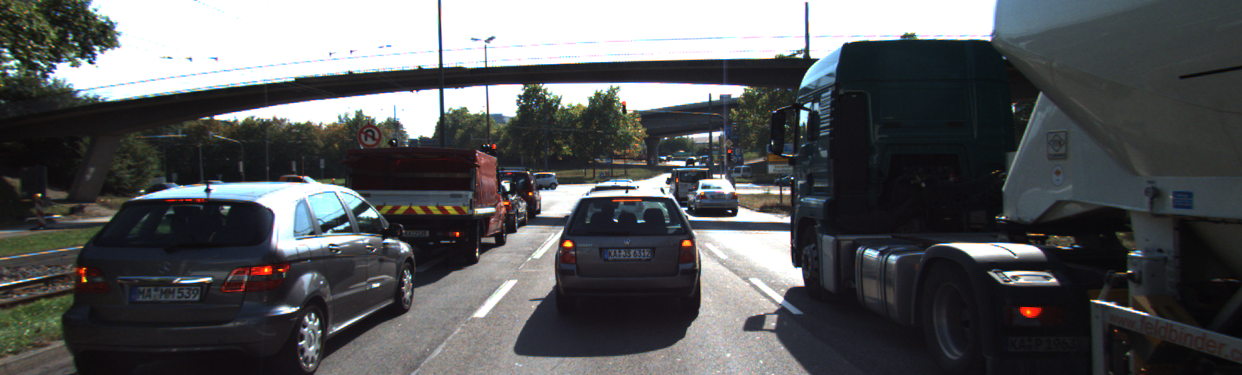
//> input picture udacity/SFND_Camera/Lesson 4 - Tracking Image Features/Intensity Gradient and Filtering/gradient_filtering/images/img1.png, 1242 x 375 px
$ ./gradient_sobel   (built with g++ and OpenCV 4)
//> lines starting //> are read from the running program, lines starting //| are printed output that depends on the picture
#include <iostream>
#include <numeric>
#include <opencv2/core.hpp>
#include <opencv2/highgui.hpp>
#include <opencv2/imgproc.hpp>

using namespace std;

void gradientSobel()
{
    // Based on the image gradients in both x and y, compute an image
    // which contains the gradient magnitude according to the equation at the
    // beginning of this leesson (refer to the equations for gradient direction and magnitude)
    // for every pixel position. Also, apply different
    // levels of Gaussian blurring before applying the Sobel operator and compare the results.

  	// Step 1 - load image from file
    cv::Mat img;
    img = cv::imread("images/img1.png");
//> img is the input picture: 375 rows x 1242 cols, CV_8UC3; mean B, G, R 90.7, 89.1, 87.5

    //  Step 2 - convert image to grayscale
    cv::Mat imgGray;
    cv::cvtColor(img, imgGray, cv::COLOR_BGR2GRAY);
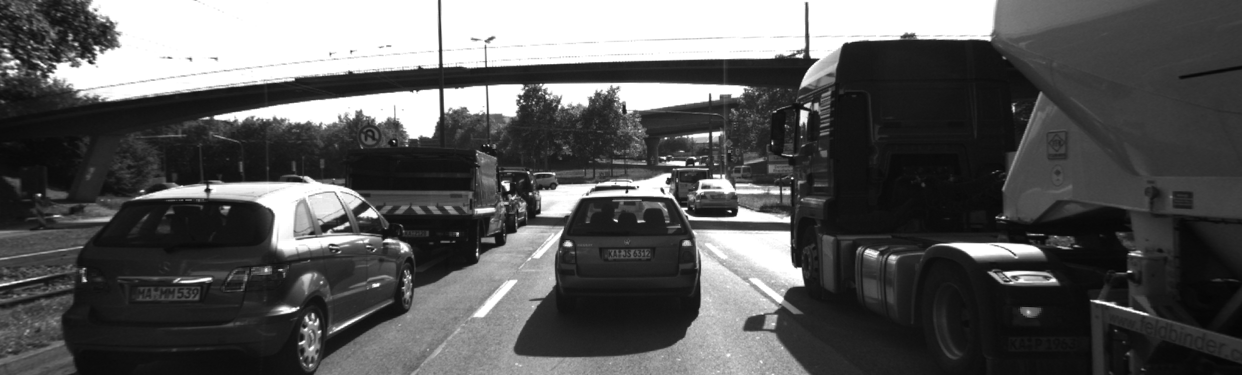
//> imgGray: 375 rows x 1242 cols, CV_8UC1; min 5, max 255, mean 88.8

    //  Step 3 - create filter kernel
    float sobel_x[9] = {-1, 0, +1,
                        -2, 0, +2,
                        -1, 0, +1};
    float sobel_y[9] = {-1, -2, -1,
                        0, 0, 0,
                        +1, +2, +1};
    cv::Mat kernel_x = cv::Mat(3, 3, CV_32F, sobel_x);
    cv::Mat kernel_y = cv::Mat(3, 3, CV_32F, sobel_y);

    //  Step 4 - apply filter
    cv::Mat result_x;
    cv::Mat result_y;
    cv::filter2D(imgGray, result_x, -1, kernel_x, cv::Point(-1, -1), 0, cv::BORDER_DEFAULT);
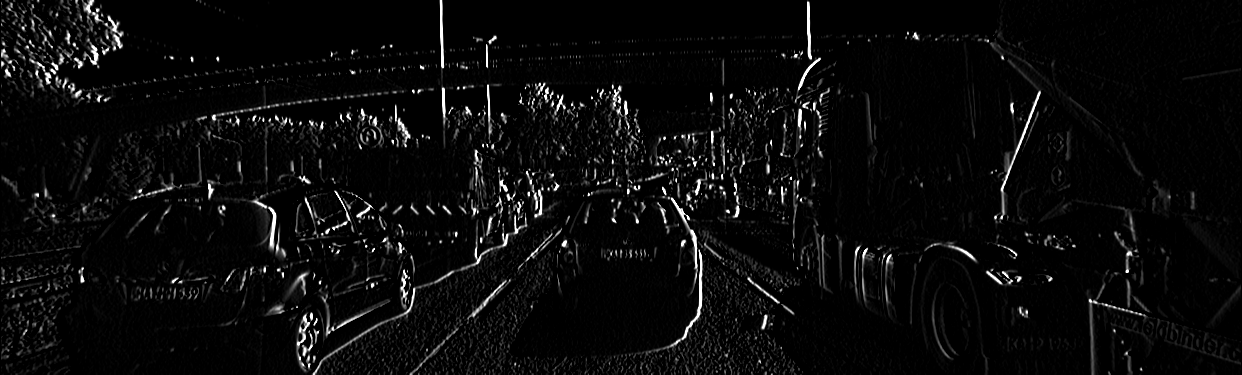
//> result_x: 375 rows x 1242 cols, CV_8UC1; min 0, max 255, mean 10.7
    cv::filter2D(imgGray, result_y, -1, kernel_y, cv::Point(-1, -1), 0, cv::BORDER_DEFAULT);
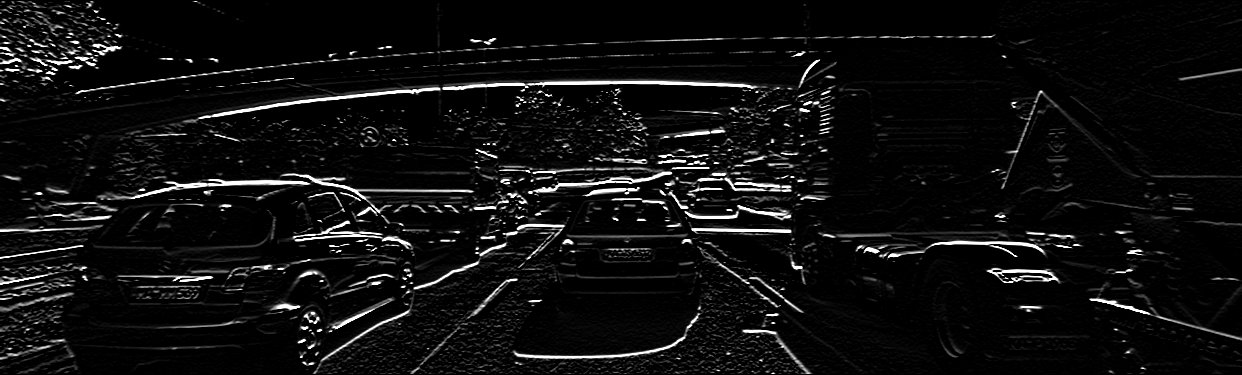
//> result_y: 375 rows x 1242 cols, CV_8UC1; min 0, max 255, mean 15.1

    //  Step 5 - show result
    string windowName = "Sobel operator (x-direction)";
    cv::namedWindow( windowName, 1 ); // create window
    cv::imshow(windowName, result_x + result_y);
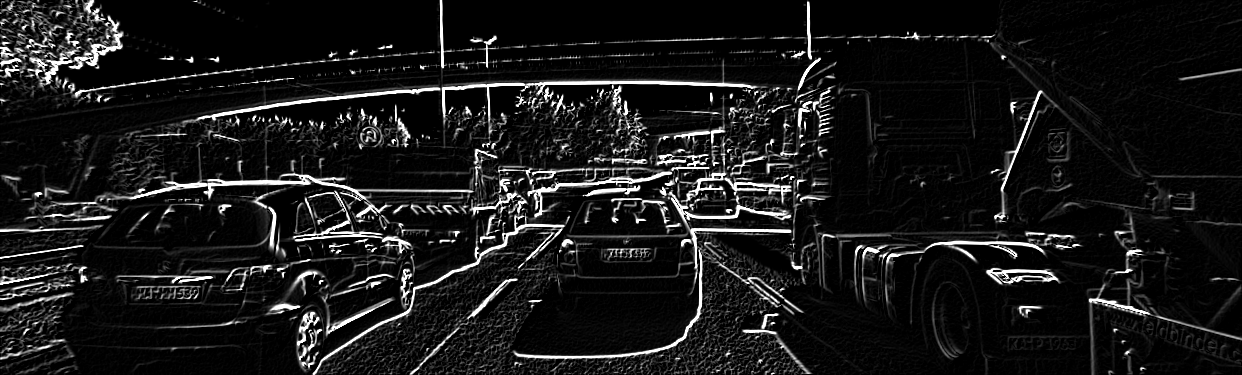
//> window 'Sobel operator (x-direction)': 375 rows x 1242 cols, CV_8UC1; min 0, max 255, mean 24.4
    cv::waitKey(0); // wait for keyboard input before continuing

}

int main()
{
    gradientSobel();
}

$ run again, with udacity/SFND_Camera/Lesson 4 - Tracking Image Features/Intensity Gradient and Filtering/gradient_filtering/images/img0006.png copied over udacity/SFND_Camera/Lesson 4 - Tracking Image Features/Intensity Gradient and Filtering/gradient_filtering/images/img1.png
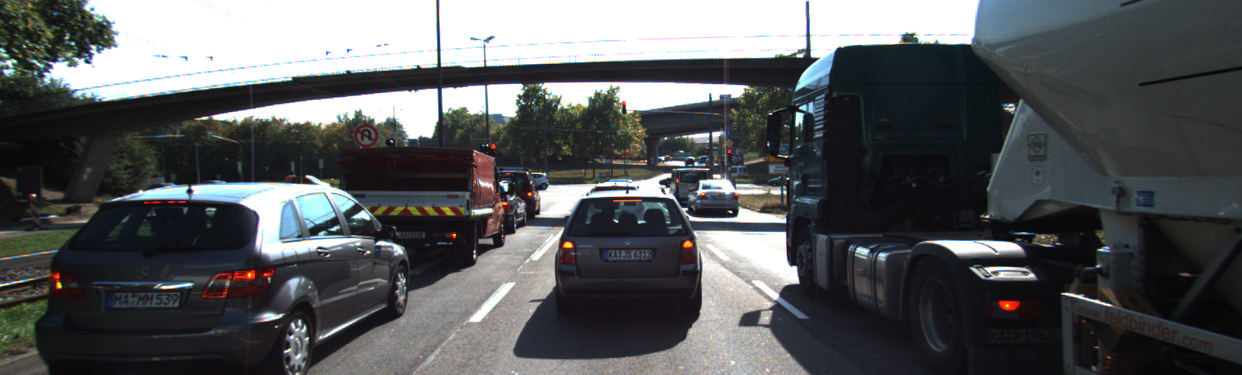
//> input picture udacity/SFND_Camera/Lesson 4 - Tracking Image Features/Intensity Gradient and Filtering/gradient_filtering/images/img0006.png, 1242 x 375 px
//> in gradientSobel, img is the input picture: 375 rows x 1242 cols, CV_8UC3; mean B, G, R 91.1, 89.2, 87.2
//> in gradientSobel, `cv::filter2D(imgGray, result_x, -1, kernel_x, cv::Point(-1, -1), 0, cv..`:
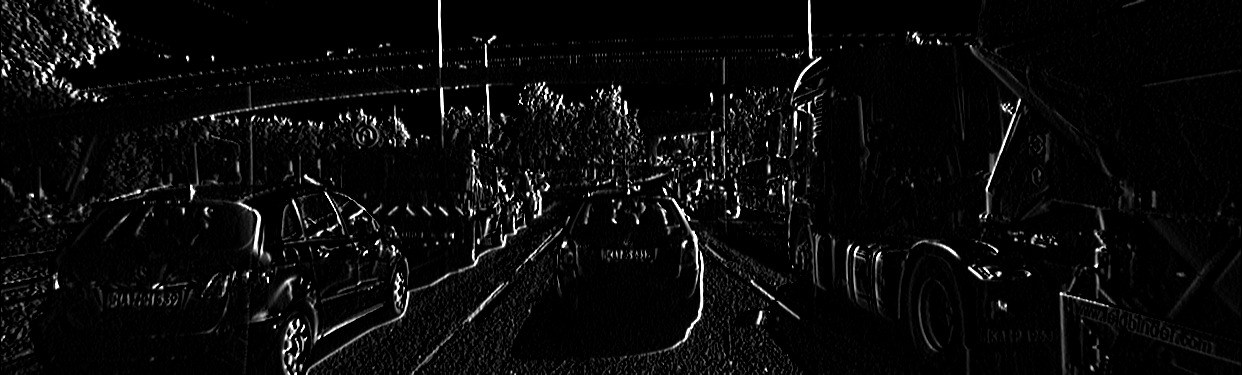
//> result_x: 375 rows x 1242 cols, CV_8UC1; min 0, max 255, mean 10.8
//> in gradientSobel, `cv::imshow(windowName, result_x + result_y);`:
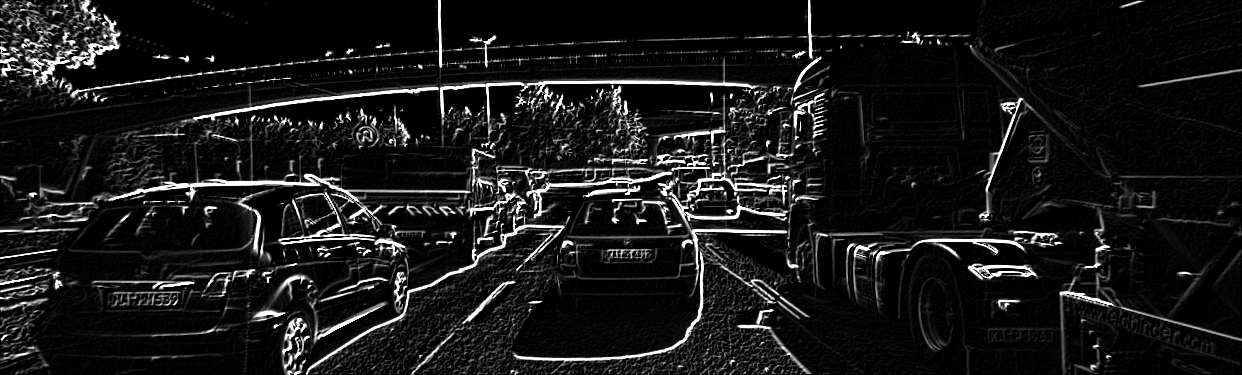
//> window 'Sobel operator (x-direction)': 375 rows x 1242 cols, CV_8UC1; min 0, max 255, mean 24.4
